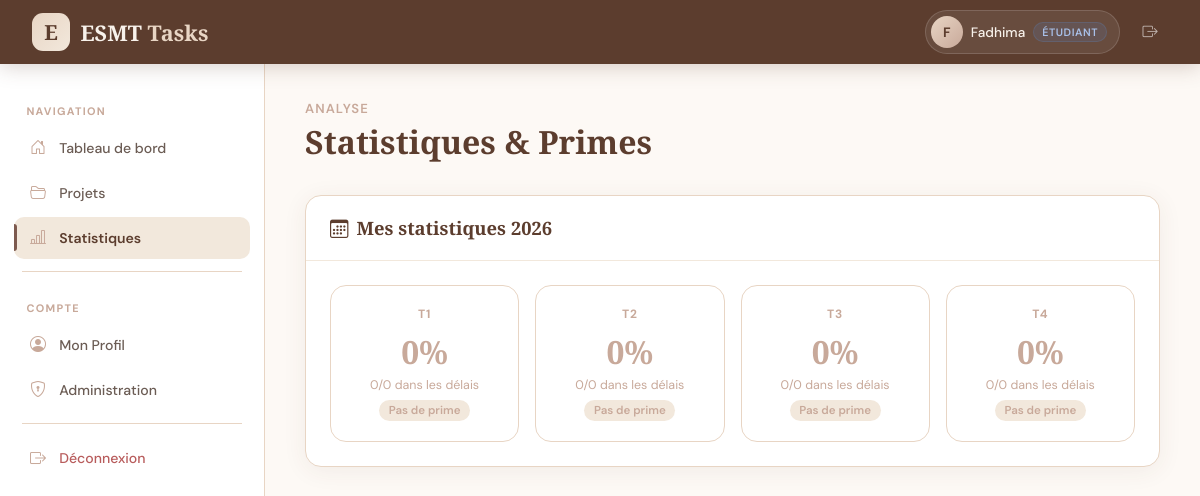
/tasks/statistics/ (signed in), run on the app's committed database.
### users/models.py (models this page shows, shortened)
class CustomUser(AbstractUser):
    ROLE_CHOICES = [
        ('etudiant', 'Étudiant'),
        ('professeur', 'Professeur'),
    ]
    role = models.CharField(
        max_length=20,
        choices=ROLE_CHOICES,
        default='etudiant'
    )
    avatar = models.ImageField(
        upload_to='avatars/',
        null=True,
        blank=True
    )
    bio = models.TextField(blank=True, null=True)
    @property
    def is_professeur(self):
        return self.role == 'professeur'

### tasks/views.py (the view, shortened to what this page needs)
# urls.py: path('statistics/', views.statistics_view, name='statistics'),
@login_required
def statistics_view(request):
    from django.db.models import Count, Q
    context = {}
    if request.user.is_professeur or request.user.is_staff:
        professeurs = CustomUser.objects.filter(role='professeur')
        evaluations = []
        year = timezone.now().year
        context['evaluations'] = evaluations
        context['year'] = year
    my_tasks = request.user.assigned_tasks.all()
    quarterly_stats = []
    year = timezone.now().year
    for q, (start_month, end_month) in enumerate([(1, 3), (4, 6), (7, 9), (10, 12)], 1):
        q_tasks = my_tasks.filter(due_date__year=year, due_date__month__gte=start_month, due_date__month__lte=end_month)
        total = q_tasks.count()
        done = q_tasks.filter(status='termine').count()
        on_time = sum(1 for t in q_tasks.filter(status='termine') if t.completed_on_time())
        quarterly_stats.append({
            'quarter': f'T{q}',
            'total': total,
            'done': done,
            'on_time': on_time,
            'rate': round((on_time / total * 100), 1) if total > 0 else 0,
        })
    context['quarterly_stats'] = quarterly_stats
    return render(request, 'tasks/statistics.html', context)

### templates/tasks/statistics.html (shortened to what this page needs)
{% extends 'base.html' %}
{% block content %}
{% include 'partials/navbar.html' %}
<div class="app-layout">
    {% include 'partials/sidebar.html' %}
    <main class="main-content">
        <div class="page-header">
            <div>
                <p class="page-subtitle">Analyse</p>
                <h1 class="page-title">Statistiques & Primes</h1>
            </div>
        </div>
        <div class="card" style="margin-bottom:1.5rem;">
            <div class="card-header">
                <span class="card-title"><i class="bi bi-calendar3"></i> Mes statistiques {{ year }}</span>
            </div>
            <div class="card-body">
                <div style="display:grid;grid-template-columns:repeat(4,1fr);gap:1rem;">
                    {% for q in quarterly_stats %}
                    <div style="text-align:center;padding:1.25rem;border-radius:var(--radius);border:1.5px solid {% if q.rate == 100 %}var(--green){% elif q.rate >= 90 %}var(--brown-light){% else %}var(--beige-dark){% endif %};">
                        <div style="font-size:.75rem;font-weight:700;text-transform:uppercase;letter-spacing:.08em;color:var(--brown-pale);margin-bottom:.5rem;">{{ q.quarter }}</div>
                        <div style="font-family:'Cormorant Garamond',serif;font-size:2rem;font-weight:700;color:{% if q.rate == 100 %}var(--green){% elif q.rate >= 90 %}var(--brown){% else %}var(--brown-pale){% endif %};">{{ q.rate }}%</div>
                        <div style="font-size:.78rem;color:var(--brown-pale);margin:.3rem 0;">{{ q.on_time }}/{{ q.total }} dans les délais</div>
                        {% if q.rate == 100 %}
                        <span style="display:inline-block;background:#d8eddf;color:#2f6b45;padding:.2rem .6rem;border-radius:20px;font-size:.72rem;font-weight:600;">🏆 100 000 FCFA</span>
                        {% elif q.rate >= 90 %}
                        <span style="display:inline-block;background:#f5ecd8;color:#7a5010;padding:.2rem .6rem;border-radius:20px;font-size:.72rem;font-weight:600;">⭐ 30 000 FCFA</span>
                        {% else %}
                        <span style="display:inline-block;background:var(--beige);color:var(--brown-pale);padding:.2rem .6rem;border-radius:20px;font-size:.72rem;font-weight:600;">Pas de prime</span>
                        {% endif %}
                    </div>
                    {% endfor %}
                </div>
            </div>
        </div>
    </main>
</div>
{% endblock %}

### templates/partials/navbar.html
<nav class="navbar">
    <a href="{% url 'dashboard' %}" class="navbar-brand">
        <div class="logo-icon">E</div>
        <span class="brand-text">ESMT <span>Tasks</span></span>
    </a>
    <div class="navbar-right">
        <a href="{% url 'profile' %}" class="user-chip">
            <div class="user-avatar">{{ user.username.0|upper }}</div>
            <span class="user-name">{{ user.username }}</span>
            <span class="role-badge {{ user.role }}">{{ user.get_role_display }}</span>
        </a>
        <a href="{% url 'logout' %}" class="nav-btn"><i class="bi bi-box-arrow-right"></i></a>
    </div>
</nav>

### templates/base.html (style rules this page uses)
:root { --brown-dark:#5c3d2e; --brown:#7d5a4f; --brown-light:#a67c6d; --brown-pale:#c8a99a; --beige-dark:#e8d5c4; --beige:#f2e8dc; --beige-light:#f8f2eb; --cream:#fdf9f5; --white:#ffffff; --gray-400:#a8998f; --gray-600:#6b5c54; --gray-800:#3d2c26; --green:#5a8a6a; --red:#b85c5c; --blue:#5c7aa8; --sidebar-w:265px; --navbar-h:64px; --radius:16px; --radius-sm:10px; --shadow:0 4px 24px rgba(92,61,46,.07); --shadow-lg:0 8px 40px rgba(92,61,46,.13); --transition:all .22s cubic-bezier(.4,0,.2,1); }
*,*::before,*::after { box-sizing:border-box;margin:0;padding:0; }
body { font-family:'DM Sans',sans-serif;background:var(--cream);color:var(--gray-800);min-height:100vh; }
.navbar { position:fixed;top:0;left:0;right:0;height:var(--navbar-h);background:var(--brown-dark);display:flex;align-items:center;justify-content:space-between;padding:0 2rem;z-index:1000;box-shadow:0 2px 20px rgba(92,61,46,.25); }
.navbar-brand { display:flex;align-items:center;gap:.65rem;text-decoration:none; }
.logo-icon { width:38px;height:38px;background:linear-gradient(135deg,var(--beige-dark),var(--beige));border-radius:11px;display:flex;align-items:center;justify-content:center;font-family:'Cormorant Garamond',serif;font-size:1.3rem;font-weight:700;color:var(--brown-dark); }
.brand-text { font-family:'Cormorant Garamond',serif;color:var(--beige-light);font-size:1.35rem;font-weight:600; }
.brand-text span { color:var(--beige-dark); }
.navbar-right { display:flex;align-items:center;gap:.75rem; }
.user-chip { display:flex;align-items:center;gap:.5rem;background:rgba(255,255,255,.08);border:1px solid rgba(255,255,255,.15);border-radius:50px;padding:.3rem .75rem .3rem .3rem;text-decoration:none;transition:var(--transition); }
.user-avatar { width:32px;height:32px;border-radius:50%;background:linear-gradient(135deg,var(--beige-dark),var(--brown-pale));display:flex;align-items:center;justify-content:center;font-size:.85rem;font-weight:700;color:var(--brown-dark); }
.user-name { color:var(--beige-light);font-size:.85rem;font-weight:500; }
.role-badge { font-size:.67rem;font-weight:600;padding:.15rem .5rem;border-radius:20px;text-transform:uppercase;letter-spacing:.05em; }
.role-badge.etudiant { background:rgba(92,122,168,.2);color:#a8c0e8;border:1px solid rgba(92,122,168,.3); }
.nav-btn { color:rgba(255,255,255,.6);text-decoration:none;padding:.4rem .65rem;border-radius:var(--radius-sm);transition:var(--transition);font-size:.95rem; }
.app-layout { display:flex;padding-top:var(--navbar-h);min-height:100vh; }
.main-content { margin-left:var(--sidebar-w);flex:1;padding:2.25rem 2.5rem; }
.page-header { display:flex;align-items:flex-start;justify-content:space-between;margin-bottom:2rem;gap:1rem;flex-wrap:wrap; }
.page-subtitle { font-size:.82rem;color:var(--brown-pale);margin-bottom:.2rem;text-transform:uppercase;letter-spacing:.08em;font-weight:600; }
.page-title { font-family:'Cormorant Garamond',serif;font-size:2rem;color:var(--brown-dark);font-weight:700; }
.card { background:var(--white);border-radius:var(--radius);box-shadow:var(--shadow);border:1px solid var(--beige-dark);overflow:hidden; }
.card-header { padding:1.2rem 1.5rem;border-bottom:1px solid var(--beige);display:flex;align-items:center;justify-content:space-between; }
.card-title { font-family:'Cormorant Garamond',serif;font-size:1.15rem;color:var(--brown-dark);display:flex;align-items:center;gap:.5rem;font-weight:600; }
.card-body { padding:1.5rem; }

### data on the page
CustomUser: username.0 "F", username "Fadhima", role "ÉTUDIANT"

### other printed values
{{ q.quarter }} "T1" "T2" "T3" "T4"
{{ q.rate }} "0" "0" "0" "0"
{{ q.on_time }} "0" "0" "0" "0"
{{ q.total }} "0" "0" "0" "0"
